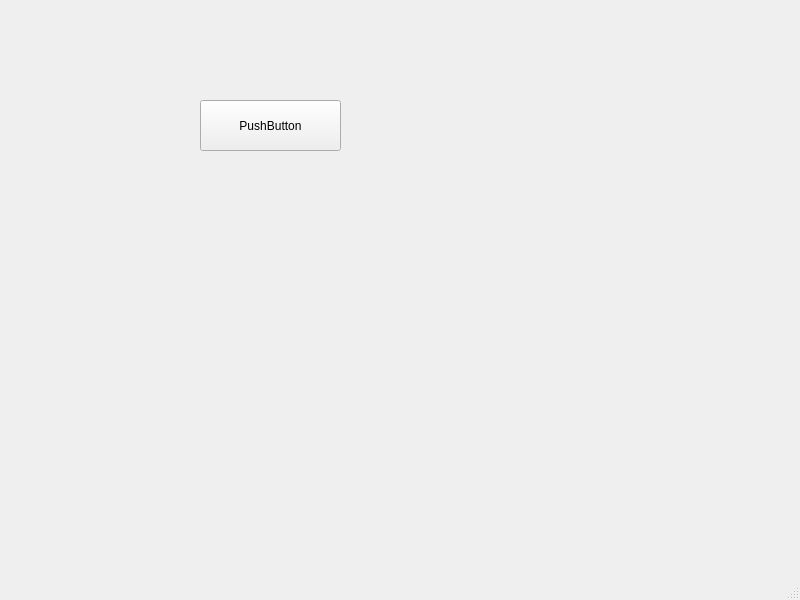
<?xml version="1.0" encoding="UTF-8"?>
<ui version="4.0">
 <class>MainWindow</class>
 <widget class="QMainWindow" name="MainWindow">
  <property name="geometry">
   <rect>
    <x>0</x>
    <y>0</y>
    <width>800</width>
    <height>600</height>
   </rect>
  </property>
  <property name="windowTitle">
   <string>MainWindow</string>
  </property>
  <widget class="QWidget" name="centralwidget">
   <widget class="QPushButton" name="pushButton">
    <property name="geometry">
     <rect>
      <x>200</x>
      <y>100</y>
      <width>141</width>
      <height>51</height>
     </rect>
    </property>
    <property name="text">
     <string>PushButton</string>
    </property>
   </widget>
  </widget>
  <widget class="QMenuBar" name="menubar">
   <property name="geometry">
    <rect>
     <x>0</x>
     <y>0</y>
     <width>800</width>
     <height>33</height>
    </rect>
   </property>
  </widget>
  <widget class="QStatusBar" name="statusbar"/>
 </widget>
 <resources/>
 <connections/>
</ui>
